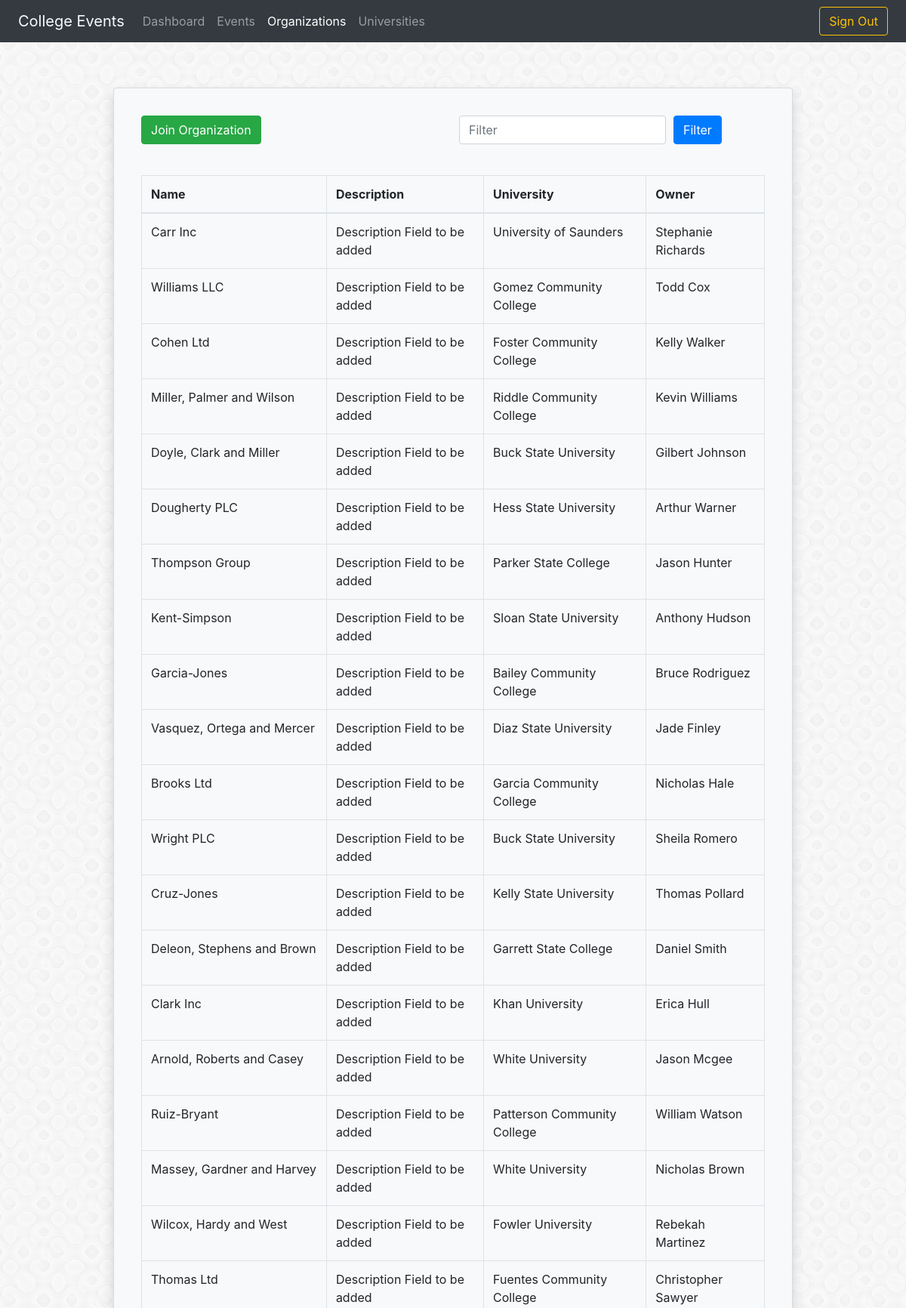
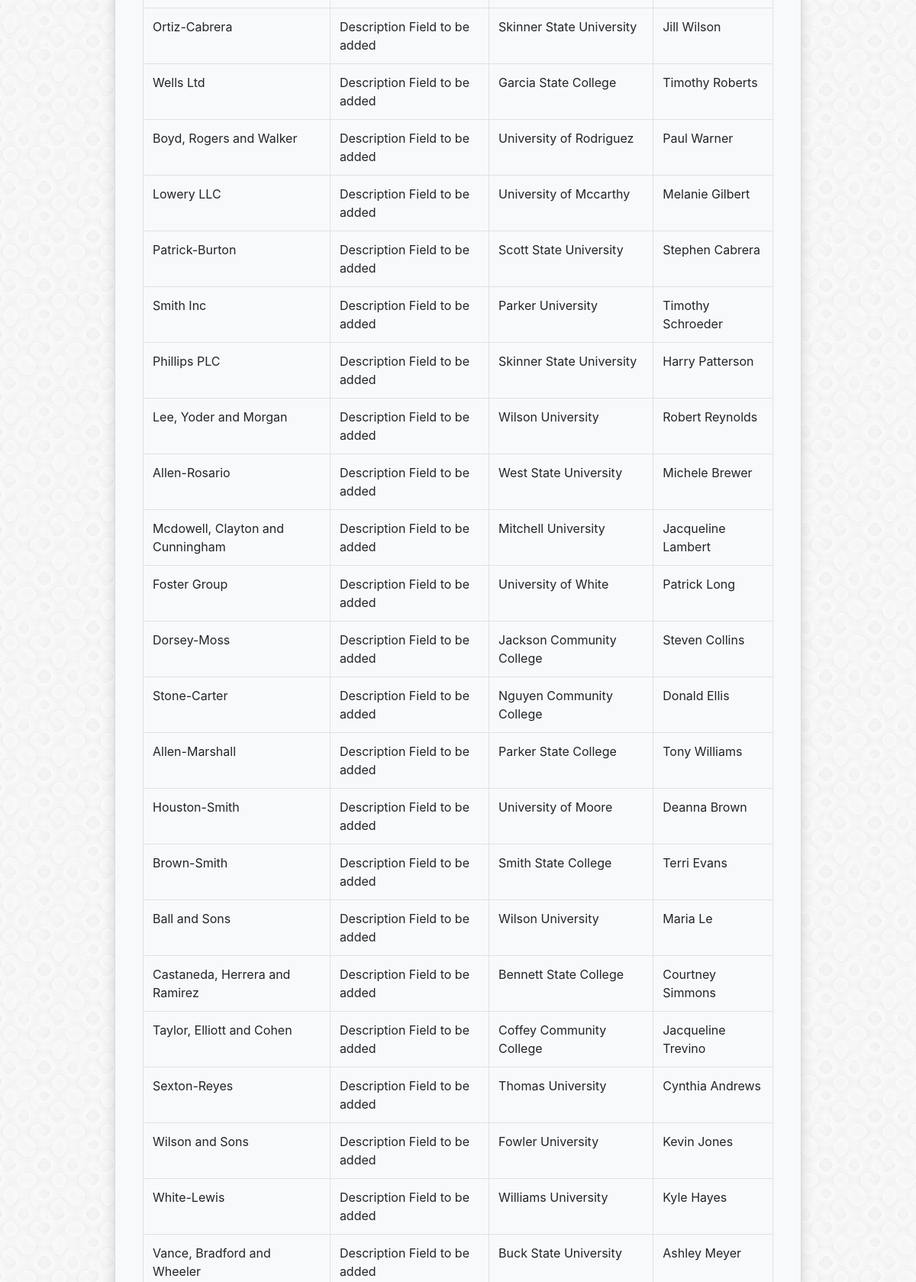
Page /source/web/organizations.php (upper part) on the committed database (2 pictures, top to bottom).
### tables this page shows
CREATE TABLE organizations (
    id INT AUTO_INCREMENT,
    name VARCHAR(200),
    description VARCHAR(1000),
    owner_id INT,
    university_id INT,
    PRIMARY KEY (id),
    FOREIGN KEY (owner_id)
    REFERENCES users(id),
    FOREIGN KEY (university_id)
    REFERENCES universities(id)
);

CREATE TABLE universities (
    id INT AUTO_INCREMENT,
    name VARCHAR(200),
    address VARCHAR(300),
    description VARCHAR(1000),
    student_count INT,
    PRIMARY KEY (id)
);

### source/web/organizations.php (the view, shortened to what this page needs)
<!DOCTYPE html>
<html lang="en">
<head>
    <link rel="stylesheet" href="https://stackpath.bootstrapcdn.com/bootstrap/4.1.3/css/bootstrap.min.css"
>
</head>
<body style="background: url('background.png')">
<nav class="navbar navbar-dark navbar-expand-lg bg-dark">
    <a class="navbar-brand">
        <span class="ml-2 text-light" style="display: inline-block;">College Events</span>
    </a>
    <div class="collapse navbar-collapse" id="navbarNav">
        <ul class="navbar-nav">
            <li class="nav-item">
                <a class="nav-link" href="dashboard.php">Dashboard</a>
            </li>
            <li class="nav-item ">
                <a class="nav-link" href="events.php">Events </a>
            </li>
            <li class="nav-item active">
                <a class="nav-link" href="organizations.php">Organizations<span class="sr-only">(current)</span></a>
            </li>
            <li class="nav-item">
                <a class="nav-link" href="universities.php">Universities</a>
            </li>
        </ul>
    </div>
    <form class="form-inline">
        <a href="logout.php">
            <button class="btn btn-outline-warning mr-2 my-sm-0" type="button">Sign Out</button>
        </a>
    </form>
</nav>
<form action="events.php " method="post">
    <div class="card w-75 mx-auto container-fluid p-3 bg-light shadow" style="margin-top: 5%">
        <div class="card-body">
            <div style="margin-bottom: 3%">
                <form class="form-inline">
                    <div class="form-row">
                        <div class="form-group col-6">
                            <a href="joinOrg.php">
                                <button type="button" class="btn btn-success">Join Organization</button>
                            </a>
                        </div>
                        <div class="form-row" style="padding-left: 18px">
                            <div class="form-row" style="padding-right: 20px">
                                <input type="text" class="form-control" id="inputFilter" placeholder="Filter">
                            </div>
                            <div class="form-row" style="height: 20px">
                                <button type="submit" class="btn btn-primary" id="filterButton">Filter
                                </button>
                            </div>
                        </div>
                    </div>
                </form>
            </div>
            <div class="table-responsive">
                <table id="dataTable" class="table table-bordered table-hover" style="width: 100%;" >
                    <thead>
                    <tr>
                        <th scope="col">Name</th>
                        <th scope="col">Description</th>
                        <th scope="col">University</th>
                        <th scope="col">Owner</th>
                    </tr>
                    </thead>
                    <tbody id="tableEvents">
<?php
    include('database.inc.php');
    $sql="SELECT * FROM `organizations` O";
    if($query= $conn->prepare($sql))
    {
      $query->execute();
        foreach ($query as $row)
        {
            if($row)
            {
                $User = "SELECT * FROM users where users.id = '$row[owner_id]' LIMIT 0,1";
                $University = "SELECT name FROM universities where universities.id = '$row[university_id]' LIMIT 0,1";
                if($query2 = $conn->prepare($User))
                {
                    $query2->execute();
                    $User = $query2->fetch(PDO::FETCH_ASSOC);
                }
                if($query2 = $conn->prepare($University))
                {
                    $query2->execute();
                    $University = $query2->fetch(PDO::FETCH_ASSOC);
                }
                echo "<tr>
                          <td>$row[name]</td>
                          <td>Description Field to be added</td>
                          <td>$University[name]</td>
                          <td>$User[first_name] $User[last_name]</td>
                      </tr>
                ";
            }
        }
    }
?>
                </tbody>
                </table>
            </div>
        </div>
    </div>
</form>
</body>
</html>

### rows in the picture
organizations: name "Carr Inc", university.name "University of Saunders", User "Stephanie", User "Richards"
organizations: name "Williams LLC", university.name "Gomez Community College", User "Todd", User "Cox"
organizations: name "Cohen Ltd", university.name "Foster Community College", User "Kelly", User "Walker"
organizations: name "Miller, Palmer and Wilson", university.name "Riddle Community College", User "Kevin", User "Williams"
organizations: name "Doyle, Clark and Miller", university.name "Buck State University", User "Gilbert", User "Johnson"
organizations: name "Dougherty PLC", university.name "Hess State University", User "Arthur", User "Warner"
organizations: name "Thompson Group", university.name "Parker State College", User "Jason", User "Hunter"
organizations: name "Kent-Simpson", university.name "Sloan State University", User "Anthony", User "Hudson"
organizations: name "Garcia-Jones", university.name "Bailey Community College", User "Bruce", User "Rodriguez"
organizations: name "Vasquez, Ortega and Mercer", university.name "Diaz State University", User "Jade", User "Finley"
organizations: name "Brooks Ltd", university.name "Garcia Community College", User "Nicholas", User "Hale"
organizations: name "Wright PLC", university.name "Buck State University", User "Sheila", User "Romero"
organizations: name "Cruz-Jones", university.name "Kelly State University", User "Thomas", User "Pollard"
organizations: name "Deleon, Stephens and Brown", university.name "Garrett State College", User "Daniel", User "Smith"
organizations: name "Clark Inc", university.name "Khan University", User "Erica", User "Hull"
organizations: name "Arnold, Roberts and Casey", university.name "White University", User "Jason", User "Mcgee"
organizations: name "Ruiz-Bryant", university.name "Patterson Community College", User "William", User "Watson"
organizations: name "Massey, Gardner and Harvey", university.name "White University", User "Nicholas", User "Brown"
organizations: name "Wilcox, Hardy and West", university.name "Fowler University", User "Rebekah", User "Martinez"
organizations: name "Thomas Ltd", university.name "Fuentes Community College", User "Christopher", User "Sawyer"
organizations: name "Ortiz-Cabrera", university.name "Skinner State University", User "Jill", User "Wilson"
organizations: name "Wells Ltd", university.name "Garcia State College", User "Timothy", User "Roberts"
organizations: name "Boyd, Rogers and Walker", university.name "University of Rodriguez", User "Paul", User "Warner"
organizations: name "Lowery LLC", university.name "University of Mccarthy", User "Melanie", User "Gilbert"
organizations: name "Patrick-Burton", university.name "Scott State University", User "Stephen", User "Cabrera"
organizations: name "Smith Inc", university.name "Parker University", User "Timothy", User "Schroeder"
organizations: name "Phillips PLC", university.name "Skinner State University", User "Harry", User "Patterson"
organizations: name "Lee, Yoder and Morgan", university.name "Wilson University", User "Robert", User "Reynolds"
organizations: name "Allen-Rosario", university.name "West State University", User "Michele", User "Brewer"
organizations: name "Mcdowell, Clayton and Cunningham", university.name "Mitchell University", User "Jacqueline", User "Lambert"
organizations: name "Foster Group", university.name "University of White", User "Patrick", User "Long"
organizations: name "Dorsey-Moss", university.name "Jackson Community College", User "Steven", User "Collins"
organizations: name "Stone-Carter", university.name "Nguyen Community College", User "Donald", User "Ellis"
organizations: name "Allen-Marshall", university.name "Parker State College", User "Tony", User "Williams"
organizations: name "Houston-Smith", university.name "University of Moore", User "Deanna", User "Brown"
organizations: name "Brown-Smith", university.name "Smith State College", User "Terri", User "Evans"
organizations: name "Ball and Sons", university.name "Wilson University", User "Maria", User "Le"
organizations: name "Castaneda, Herrera and Ramirez", university.name "Bennett State College", User "Courtney", User "Simmons"
organizations: name "Taylor, Elliott and Cohen", university.name "Coffey Community College", User "Jacqueline", User "Trevino"
organizations: name "Sexton-Reyes", university.name "Thomas University", User "Cynthia", User "Andrews"
organizations: name "Wilson and Sons", university.name "Fowler University", User "Kevin", User "Jones"
organizations: name "White-Lewis", university.name "Williams University", User "Kyle", User "Hayes"
organizations: name "Vance, Bradford and Wheeler", university.name "Buck State University", User "Ashley", User "Meyer"
